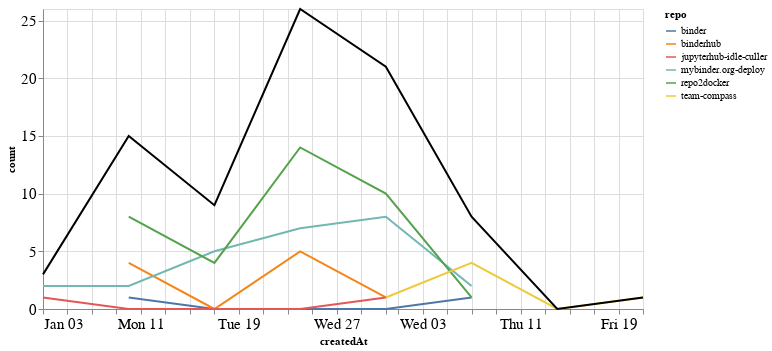

Write notebook code for a chart like this one.
### Markdown cell above
### Comments

### Code cell
comments_time = comments.groupby('repo').resample('W', on='createdAt').count()['author'].reset_index()
comments_time = comments_time.rename(columns={'author': 'count'})
comments_time_total = comments_time.groupby('createdAt').agg({"count": "sum"}).reset_index()
ch1 = alt.Chart(comments_time, width=600).mark_line().encode(
    x='createdAt',
    y='count',
    color='repo',
    tooltip="repo"
)

ch2 = alt.Chart(comments_time_total, width=600).mark_line(color="black").encode(
    x='createdAt',
    y='count',
)

ch1 + ch2

### Figure 1 — Vega-Lite specification as saved in the notebook (floating-point values rounded to 4 significant figures)
{"config": {"axisLeft": {"labelFontSize": 15}, "axisBottom": {"labelFontSize": 15}}, "layer": [{"data": {"name": "data-a0b603da94caf99becfd0fca1c17e859"}, "mark": "line", "encoding": {"color": {"type": "nominal", "field": "repo"}, "tooltip": {"type": "nominal", "field": "repo"}, "x": {"type": "temporal", "field": "createdAt"}, "y": {"type": "quantitative", "field": "count"}}, "width": 600}, {"data": {"name": "data-38858dc21226edf4d7b5bfbbbf47a754"}, "mark": {"type": "line", "color": "black"}, "encoding": {"x": {"type": "temporal", "field": "createdAt"}, "y": {"type": "quantitative", "field": "count"}}, "width": 600}], "$schema": "https://vega.github.io/schema/vega-lite/v4.8.1.json", "datasets": {"data-a0b603da94caf99becfd0fca1c17e859": [{"repo": "binder", "createdAt": "2021-01-10T00:00:00", "count": 1}, {"repo": "binder", "createdAt": "2021-01-17T00:00:00", "count": 0}, {"repo": "binder", "createdAt": "2021-01-24T00:00:00", "count": 0}, {"repo": "binder", "createdAt": "2021-01-31T00:00:00", "count": 0}, {"repo": "binder", "createdAt": "2021-02-07T00:00:00", "count": 1}, {"repo": "binderhub", "createdAt": "2021-01-10T00:00:00", "count": 4}, {"repo": "binderhub", "createdAt": "2021-01-17T00:00:00", "count": 0}, {"repo": "binderhub", "createdAt": "2021-01-24T00:00:00", "count": 5}, {"repo": "binderhub", "createdAt": "2021-01-31T00:00:00", "count": 1}, {"repo": "jupyterhub-idle-culler", "createdAt": "2021-01-03T00:00:00", "count": 1}, {"repo": "jupyterhub-idle-culler", "createdAt": "2021-01-10T00:00:00", "count": 0}, {"repo": "jupyterhub-idle-culler", "createdAt": "2021-01-17T00:00:00", "count": 0}, {"repo": "jupyterhub-idle-culler", "createdAt": "2021-01-24T00:00:00", "count": 0}, {"repo": "jupyterhub-idle-culler", "createdAt": "2021-01-31T00:00:00", "count": 1}, {"repo": "mybinder.org-deploy", "createdAt": "2021-01-03T00:00:00", "count": 2}, {"repo": "mybinder.org-deploy", "createdAt": "2021-01-10T00:00:00", "count": 2}, {"repo": "mybinder.org-deploy", "createdAt": "2021-01-17T00:00:00", "count": 5}, {"repo": "mybinder.org-deploy", "createdAt": "2021-01-24T00:00:00", "count": 7}, {"repo": "mybinder.org-deploy", "createdAt": "2021-01-31T00:00:00", "count": 8}, {"repo": "mybinder.org-deploy", "createdAt": "2021-02-07T00:00:00", "count": 2}, {"repo": "repo2docker", "createdAt": "2021-01-10T00:00:00", "count": 8}, {"repo": "repo2docker", "createdAt": "2021-01-17T00:00:00", "count": 4}, {"repo": "repo2docker", "createdAt": "2021-01-24T00:00:00", "count": 14}, {"repo": "repo2docker", "createdAt": "2021-01-31T00:00:00", "count": 10}, {"repo": "repo2docker", "createdAt": "2021-02-07T00:00:00", "count": 1}, {"repo": "team-compass", "createdAt": "2021-01-31T00:00:00", "count": 1}, {"repo": "team-compass", "createdAt": "2021-02-07T00:00:00", "count": 4}, {"repo": "team-compass", "createdAt": "2021-02-14T00:00:00", "count": 0}, {"repo": "team-compass", "createdAt": "2021-02-21T00:00:00", "count": 1}], "data-38858dc21226edf4d7b5bfbbbf47a754": [{"createdAt": "2021-01-03T00:00:00", "count": 3}, {"createdAt": "2021-01-10T00:00:00", "count": 15}, {"createdAt": "2021-01-17T00:00:00", "count": 9}, {"createdAt": "2021-01-24T00:00:00", "count": 26}, {"createdAt": "2021-01-31T00:00:00", "count": 21}, {"createdAt": "2021-02-07T00:00:00", "count": 8}, {"createdAt": "2021-02-14T00:00:00", "count": 0}, {"createdAt": "2021-02-21T00:00:00", "count": 1}]}}
